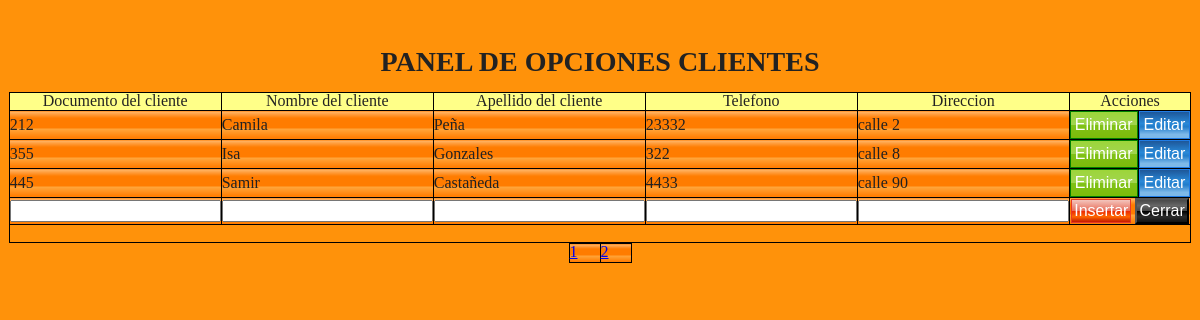
/administrador/clientes/clientes.php, run on the app's committed database.
### tables this page shows
CREATE TABLE `cliente` (
  `doc_cliente` int(11) NOT NULL,
  `nom_cliente` varchar(30) DEFAULT NULL,
  `apel_cliente` varchar(30) DEFAULT NULL,
  `telefono` bigint(10) DEFAULT NULL,
  `direccion` varchar(30) DEFAULT NULL
);

### administrador/clientes/clientes.php (the view, shortened to what this page needs)
<!DOCTYPE html>
<html lang="en">
<head>
    <link rel="stylesheet" href="../../css/clientes.css">
</head>
<body>
    <?php
     include("../../connection/connection.php");
     $registros=3;
     if(isset($_GET["pagina"])){
             if($_GET["pagina"]==1){
                 header("location:clientes.php");
             }else{
                 $pagina=$_GET["pagina"];
             }
        }else{
              $pagina=1;
        }
        $empieza=($pagina-1)*$registros;
        $sql_total="SELECT * FROM cliente";
        $resultado=$base_de_datos->prepare($sql_total);
        $resultado->execute(array());
        $numfilas=$resultado->rowCount();
        $totalpagina=ceil($numfilas/$registros);
        $registros=$base_de_datos->query("SELECT * FROM cliente LIMIT $empieza,$registros")->fetchALL(PDO::FETCH_OBJ);
            ?>
    <h3 align="center">PANEL DE OPCIONES CLIENTES</h3><br>
    <form action=" " method="post" autocomplete="off">
        <table align="center" border="" bordercolor="orange">
			<tr>
				<th>Documento del cliente</th>
				<th>Nombre del cliente</th>
                <th>Apellido del cliente</th>
				<th>Telefono</th>
                <th>Direccion</th>
				<th colspan="2">Acciones</th>
			</tr>
            <?php
            foreach ($registros as $persona) :?>
            <tr>
				<td><?php echo $persona->doc_cliente?></td>
				<td><?php echo $persona->nom_cliente?></td>
                <td><?php echo $persona->apel_cliente?></td>
                <td><?php echo $persona->telefono?></td>
                <td><?php echo $persona->direccion?></td>
            <td><a href="eliminar.php?id=<?php echo $persona->doc_cliente?> & nom=<?php echo $persona->nom_cliente?> & ap=<?php echo $persona->apel_cliente?> & tel=<?php echo $persona->telefono?> & dir=<?php echo $persona->direccion?>"><input type="button" name="elimina" id="elimina" value="Eliminar"></a></td>
            <td><a href="editar.php?id=<?php echo $persona->doc_cliente?> & nom=<?php echo $persona->nom_cliente?> & ap=<?php echo $persona->apel_cliente?> & dir=<?php echo $persona->telefono?> & dir=<?php echo $persona->direccion?>"><input type="button" class="edita" name="edita" value="Editar"></a></td></tr>
            <?php
			endforeach;
			?>
			<td><input type="text" name="doc"></td>
			<td><input type="text" name="nomb"></td>
            <td><input type="text" name="apel"></td>
            <td><input type="text" name="telefono"></td>
			<td><input type="varchar" name="direccion" ></td>
            <td colspan="5" align="center"><input class="inserta" type="submit" id="inserta" name="inserta" value="Insertar" >
            <a href="administrador/index.php"><input type="button" name="admin" class="cerrar" value="Cerrar"onmouseup="window.close()"></a></td>
            <tr>
        </table>
    </form>
    <table border="0" align="center">
        <tr>
    <?php
    for($i=1; $i<=$totalpagina; $i++){
    ?>
        <td><?php echo " <a href='?pagina=" . $i . "'>" . $i . "  </a>  ";?></td>
    <?php
    }
    ?>
        </tr>
    </table>
</body>
</html>

### css/clientes.css (style rules this page uses)
* { margin: 0px; padding: 0%; }
body { width: 100%; height: auto; background: #ff920a; }
h3 { text-align: center; font-family: 'Times New Roman', Times, serif; font-size: 28px; font-weight: bold; margin-top: 48px; }
table { border-collapse: collapse; margin: auto; }
table, tr, th, td { border: 1px solid black; }
td, tr { width: 30px; height: 18px; }
table th { background-color: #ffff88; background: -moz-linear-gradient(top, #ffff88 0%, #ffff88 62%); background: -webkit-linear-gradient(top, #ffff88 0%, #ffff88 62%); background: linear-gradient(to bottom, #ffff88 0%, #ffff88 62%); filter: progid: DXImageTransform.Microsoft.gradient( startColorstr='#ffff88', endColorstr='#ffff88', GradientType=0); }
table td { background-color: #ffb76b; background: -moz-linear-gradient(top, #ffb76b 0%, #ff7c00 24%, #ff7c00 62%, #ffa73d 55%, #ff7f04 93%); background: -webkit-linear-gradient(top, #ffb76b 0%, #ff7c00 24%, #ff7c00 62%, #ffa73d 55%, #ff7f04 93%); background: linear-gradient(to bottom, #ffb76b 0%, #ff7c00 24%, #ff7c00 62%, #ffa73d 55%, #ff7f04 93%); filter: progid: DXImageTransform.Microsoft.gradient( startColorstr='#ffb76b', endColorstr='#ff7f04', GradientType=0); }
#elimina { background-color: #9dd53a; background: -moz-linear-gradient(top, #9dd53a 0%, #a1d54f 50%, #80c217 51%, #7cbc0a 100%); background: -webkit-linear-gradient(top, #9dd53a 0%, #a1d54f 50%, #80c217 51%, #7cbc0a 100%); background: linear-gradient(to bottom, #9dd53a 0%, #a1d54f 50%, #80c217 51%, #7cbc0a 100%); filter: progid: DXImageTransform.Microsoft.gradient( startColorstr='#9dd53a', endColorstr='#7cbc0a', GradientType=0); border: 1px solid green; color: white; padding: 4px 4px; text-align: center; text-decoration: none; display: inline-block; font-size: 16px; cursor: pointer; }
.edita { background-color: #1e5799; background: -moz-linear-gradient(top, #1e5799 0%, #2989d8 44%, #207cca 57%, #7db9e8 86%); background: -webkit-linear-gradient(top, #1e5799 0%, #2989d8 44%, #207cca 57%, #7db9e8 86%); background: linear-gradient(to bottom, #1e5799 0%, #2989d8 44%, #207cca 57%, #7db9e8 86%); filter: progid: DXImageTransform.Microsoft.gradient( startColorstr='#1e5799', endColorstr='#7db9e8', GradientType=0); border: 1px solid #207ce5; color: white; padding: 4px 4px; text-align: center; text-decoration: none; display: inline-block; font-size: 16px; cursor: pointer; }
.inserta { background-color: #f3c5bd; background: -moz-linear-gradient(top, #f3c5bd 0%, #e86c57 50%, #ea2803 50%, #ff6600 76%, #c72200 97%); background: -webkit-linear-gradient(top, #f3c5bd 0%, #e86c57 50%, #ea2803 50%, #ff6600 76%, #c72200 97%); background: linear-gradient(to bottom, #f3c5bd 0%, #e86c57 50%, #ea2803 50%, #ff6600 76%, #c72200 97%); filter: progid: DXImageTransform.Microsoft.gradient( startColorstr='#f3c5bd', endColorstr='#c72200', GradientType=0); border: 1px solid #e73827; color: white; padding: 2px 2px; text-align: center; text-decoration: none; display: inline-block; font-size: 16px; cursor: pointer; }
.cerrar { background-color: rgb(76, 76, 76); background: -moz-linear-gradient(top, rgba(76, 76, 76, 1) 3%, rgba(89, 89, 89, 1) 14%, rgba(102, 102, 102, 1) 25%, rgba(71, 71, 71, 1) 48%, rgba(44, 44, 44, 1) 50%, rgba(0, 0, 0, 1) 51%, rgba(17, 17, 17, 1) 60%, rgba(28, 28, 28, 1) 66%, rgba(28, 28, 28, 1) 66%, rgba(43, 43, 43, 1) 76%, rgba(19, 19, 19, 1) 100%); background: -webkit-linear-gradient(top, rgba(76, 76, 76, 1) 3%, rgba(89, 89, 89, 1) 14%, rgba(102, 102, 102, 1) 25%, rgba(71, 71, 71, 1) 48%, rgba(44, 44, 44, 1) 50%, rgba(0, 0, 0, 1) 51%, rgba(17, 17, 17, 1) 60%, rgba(28, 28, 28, 1) 66%, rgba(28, 28, 28, 1) 66%, rgba(43, 43, 43, 1) 76%, rgba(19, 19, 19, 1) 100%); background: linear-gradient(to bottom, rgba(76, 76, 76, 1) 3%, rgba(89, 89, 89, 1) 14%, rgba(102, 102, 102, 1) 25%, rgba(71, 71, 71, 1) 48%, rgba(44, 44, 44, 1) 50%, rgba(0, 0, 0, 1) 51%, rgba(17, 17, 17, 1) 60%, rgba(28, 28, 28, 1) 66%, rgba(28, 28, 28, 1) 66%, rgba(43, 43, 43, 1) 76%, rgba(19, 19, 19, 1) 100%); filter: progid: DXImageTransform.Microsoft.gradient( startColorstr='#4c4c4c', endColorstr='#131313', GradientType=0); border: 1px solid rgba; color: white; padding: 2px 2px; text-align: center; text-decoration: none; display: inline-block; font-size: 16px; cursor: pointer; }

### data on the page
cliente: doc_cliente "212", nom_cliente "Camila", apel_cliente "Peña", telefono "23332", direccion "calle 2"
cliente: doc_cliente "355", nom_cliente "Isa", apel_cliente "Gonzales", telefono "322", direccion "calle 8"
cliente: doc_cliente "445", nom_cliente "Samir", apel_cliente "Castañeda", telefono "4433", direccion "calle 90"
